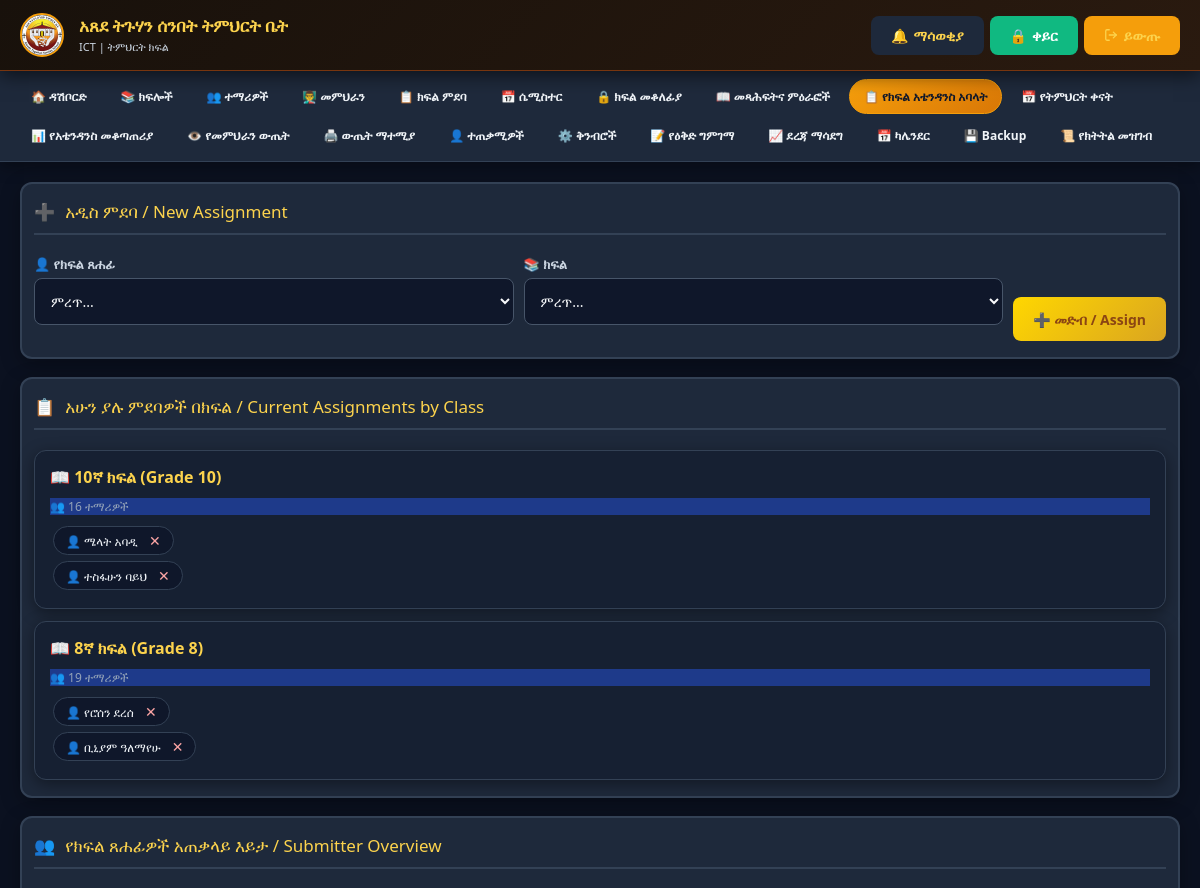
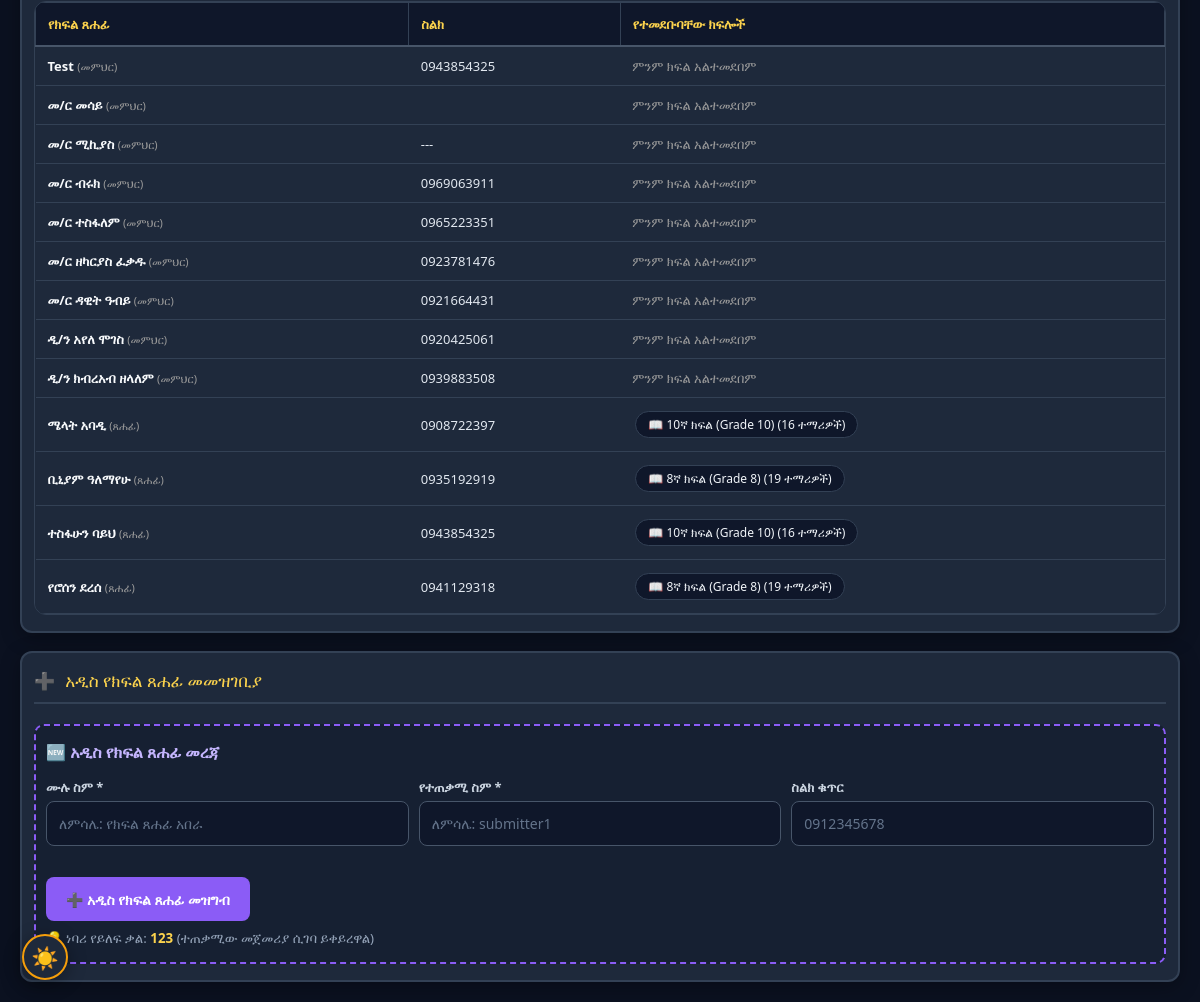
Page /attendance_submitter_assign.php (signed in) on the committed database (2 pictures, top to bottom).
### tables this page shows
CREATE TABLE `classes` (
  `id` int(11) NOT NULL,
  `grade_id` int(11) DEFAULT NULL,
  `name` varchar(50) NOT NULL,
  `description` text DEFAULT NULL,
  `created_at` timestamp NOT NULL DEFAULT current_timestamp()
);

CREATE TABLE `attendance_assignments` (
  `id` int(11) NOT NULL,
  `submitter_id` int(11) NOT NULL,
  `class_id` int(11) NOT NULL,
  `semester_id` int(11) NOT NULL,
  `assigned_at` timestamp NOT NULL DEFAULT current_timestamp()
);

CREATE TABLE `users` (
  `id` int(11) NOT NULL,
  `name` varchar(100) NOT NULL,
  `username` varchar(50) NOT NULL,
  `phone` varchar(20) DEFAULT NULL,
  `photo` varchar(255) DEFAULT NULL,
  `role` enum('admin','teacher','attendance_submitter') NOT NULL DEFAULT 'teacher',
  `status` enum('active','inactive') NOT NULL DEFAULT 'active',
  `password` varchar(255) NOT NULL,
  `first_login` tinyint(1) DEFAULT 1,
  `dark_mode` tinyint(1) DEFAULT 0,
  `created_at` timestamp NOT NULL DEFAULT current_timestamp(),
  `can_edit_marks` tinyint(1) DEFAULT 1,
  `can_edit_attendance` tinyint(1) DEFAULT 0
);

### db.php (called while the page is built, shortened)
<?php
function dbQuery($conn, $sql, $types = "", $params = []) {
    if (empty($params)) {
        return mysqli_query($conn, $sql);
    }
    $stmt = mysqli_prepare($conn, $sql);
    if (!empty($types) && !empty($params)) {
        mysqli_stmt_bind_param($stmt, $types, ...$params);
    }
    mysqli_stmt_execute($stmt);
    $result = mysqli_stmt_get_result($stmt);
    return $result;
}
function dbFetchOne($conn, $sql, $types = "", $params = []) {
    $result = dbQuery($conn, $sql, $types, $params);
    return mysqli_fetch_assoc($result);
}
function getCurrentSemester($conn) {
    return dbFetchOne($conn, "SELECT * FROM semesters WHERE status = 'active' LIMIT 1");
}
?>

### attendance_submitter_assign.php (the view, shortened to what this page needs)
<?php
require_once 'db.php';
$current_semester = getCurrentSemester($conn);
$semester_id = $current_semester ? intval($current_semester['id']) : 0;
$classes_query = "SELECT * FROM classes ORDER BY name";
$classes = mysqli_query($conn, $classes_query);
$assignments_query = "SELECT aa.*, u.name as submitter_name, u.phone as submitter_phone,
                      c.name as class_name, c.id as class_id,
                      (SELECT COUNT(*) FROM students s WHERE s.class_id = c.id) as student_count
                      FROM attendance_assignments aa
                      JOIN users u ON aa.submitter_id = u.id
                      JOIN classes c ON aa.class_id = c.id
                      WHERE aa.semester_id = $semester_id
                      ORDER BY c.name";
$assignments = mysqli_query($conn, $assignments_query);
$class_assignments = [];
if($assignments) {
    while($row = mysqli_fetch_assoc($assignments)) {
        $class_assignments[$row['class_id']][] = $row;
    }
}
mysqli_data_seek($classes, 0);
$submitter_assignments = [];
$submitter_detail_query = "SELECT u.id as submitter_id, u.name as submitter_name, u.phone, u.role,
                           c.id as class_id, c.name as class_name,
                           aa.id as assignment_id,
                           (SELECT COUNT(*) FROM students s WHERE s.class_id = c.id) as student_count
                           FROM users u
                           LEFT JOIN attendance_assignments aa ON u.id = aa.submitter_id AND aa.semester_id = $semester_id
                           LEFT JOIN classes c ON aa.class_id = c.id
                           WHERE u.role IN ('attendance_submitter', 'teacher')
                           ORDER BY u.role, u.name, c.name";
$submitter_detail = mysqli_query($conn, $submitter_detail_query);
if($submitter_detail) {
    while($row = mysqli_fetch_assoc($submitter_detail)) {
        $submitter_assignments[$row['submitter_id']]['name'] = $row['submitter_name'];
        $submitter_assignments[$row['submitter_id']]['phone'] = $row['phone'];
        $submitter_assignments[$row['submitter_id']]['role'] = $row['role'];
        if($row['class_id']) {
            $submitter_assignments[$row['submitter_id']]['classes'][] = [
                'assignment_id' => $row['assignment_id'],
                'class_id' => $row['class_id'],
                'class_name' => $row['class_name'],
                'student_count' => $row['student_count']
            ];
        } else {
            if(!isset($submitter_assignments[$row['submitter_id']]['classes'])) {
                $submitter_assignments[$row['submitter_id']]['classes'] = [];
            }
        }
    }
}
?>
<!DOCTYPE html>
<html lang="en">
<head>
    <?php include 'pwa_head.php'; ?>
</head>
<body>
    <?php include 'mobile_nav.php'; ?>
    <div class="main-container">
        <?php if(!$current_semester): ?>
        <div class="message error">
            <span>⚠️</span>
            ምንም ንቁ ሴሚስተር የለም። እባክዎ መጀመሪያ ሴሚስተር ይክፈቱ።
            <a href="semester.php" class="btn btn-primary" style="margin-left: auto;">📅 ሴሚስተር ክፈት</a>
        </div>
        <?php else: ?>
        <div class="card">
            <div class="card-title">
                <span>➕</span> አዲስ ምደባ / New Assignment
            </div>
            <form method="POST">
                <div class="form-row">
                    <div class="form-group">
                        <label>👤 የክፍል ጸሐፊ</label>
                        <select name="submitter_id" required>
                            <option value="">ምረጥ...</option>
                        </select>
                    </div>
                    <div class="form-group">
                        <label>📚 ክፍል</label>
                        <select name="class_id" required>
                            <option value="">ምረጥ...</option>
                            <?php
                            mysqli_data_seek($classes, 0);
                            ?>
                        </select>
                    </div>
                    <button type="submit" name="assign" class="btn btn-assign">
                        ➕ መድብ / Assign
                    </button>
                </div>
            </form>
        </div>
        <div class="card">
            <div class="card-title">
                <span>📋</span> አሁን ያሉ ምደባዎች በክፍል / Current Assignments by Class
            </div>
            <?php if(!empty($class_assignments)): ?>
            <div class="class-grid">
                <?php foreach($class_assignments as $c_id => $assignments_list):
                    $class_info = null;
                    mysqli_data_seek($classes, 0);
                    while($c = mysqli_fetch_assoc($classes)) {
                        if($c['id'] == $c_id) { $class_info = $c; break; }
                    }
                ?>
                <div class="class-card-item">
                    <h3>📖 <?php echo htmlspecialchars($class_info['name'] ?? 'ክፍል ' . $c_id); ?></h3>
                    <div class="info">
                        👥 <?php echo $assignments_list[0]['student_count'] ?? 0; ?> ተማሪዎች
                    </div>
                    <?php foreach($assignments_list as $assignment): ?>
                    <div>
                        <span class="submitter-tag">
                            👤 <?php echo htmlspecialchars($assignment['submitter_name']); ?>
                            <form method="POST" style="display: inline; margin-left: 8px;" onsubmit="return confirm('ምደባውን ማስወገድ እርግጠኛ ነዎት?')">
                                <button type="submit" name="remove" style="background:none; border:none; color:var(--error-red); cursor:pointer; font-size:14px;">✕</button>
                            </form>
                        </span>
                    </div>
                    <?php endforeach; ?>
                </div>
                <?php endforeach; ?>
            </div>
            <?php endif; ?>
        </div>
        <div class="card">
            <div class="card-title">
                <span>👥</span> የክፍል ጸሐፊዎች አጠቃላይ እይታ / Submitter Overview
            </div>
            <div class="table-responsive">
            <table>
                <thead>
                    <tr>
                        <th>የክፍል ጸሐፊ</th>
                        <th>ስልክ</th>
                        <th>የተመደቡባቸው ክፍሎች</th>
                    </tr>
                </thead>
                <tbody>
                    <?php if(!empty($submitter_assignments)): ?>
                        <?php foreach($submitter_assignments as $s_id => $s_data): ?>
                        <tr>
                            <td><strong><?php echo htmlspecialchars($s_data['name']); ?></strong>
                                <span style="font-size:11px;color:#999;">(<?php echo $s_data['role'] === 'teacher' ? 'መምህር' : 'ጸሐፊ'; ?>)</span>
                            </td>
                            <td><?php echo htmlspecialchars($s_data['phone'] ?? '---'); ?></td>
                            <td>
                                <?php if(!empty($s_data['classes'])): ?>
                                    <?php foreach($s_data['classes'] as $sc): ?>
                                    <span class="submitter-tag">
                                        📖 <?php echo htmlspecialchars($sc['class_name']); ?>
                                        (<?php echo $sc['student_count']; ?> ተማሪዎች)
                                    </span>
                                    <?php endforeach; ?>
                                <?php else: ?>
                                    <span style="color:#999;">ምንም ክፍል አልተመደበም</span>
                                <?php endif; ?>
                            </td>
                        </tr>
                        <?php endforeach; ?>
                    <?php else: ?>
                        <tr>
                            <td colspan="3" style="text-align:center; padding:30px;">ምንም የክፍል ጸሐፊዎች የሉም</td>
                        </tr>
                    <?php endif; ?>
                </tbody>
            </table>
            </div>
        </div>
        <div class="card">
            <div class="card-title">
                <span>➕</span> አዲስ የክፍል ጸሐፊ መመዝገቢያ
            </div>
            <div class="add-submitter-form">
                <h4>🆕 አዲስ የክፍል ጸሐፊ መረጃ</h4>
                <form method="POST">
                    <div class="form-row">
                        <div class="form-group">
                            <label>ሙሉ ስም *</label>
                            <input type="text" name="submitter_name" required placeholder="ለምሳሌ: የክፍል ጸሐፊ አበራ">
                        </div>
                        <div class="form-group">
                            <label>የተጠቃሚ ስም *</label>
                            <input type="text" name="submitter_username" required placeholder="ለምሳሌ: submitter1">
                        </div>
                        <div class="form-group">
                            <label>ስልክ ቁጥር</label>
                            <input type="text" name="submitter_phone" placeholder="0912345678">
                        </div>
                    </div>
                    <button type="submit" name="add_submitter" class="btn btn-add" style="margin-top:15px;">
                        ➕ አዲስ የክፍል ጸሐፊ መዝግብ
                    </button>
                    <small style="display:block; margin-top:8px; color:#666;">
                        💡 ነባሪ የይለፍ ቃል: <strong>123</strong> (ተጠቃሚው መጀመሪያ ሲገባ ይቀይረዋል)
                    </small>
                </form>
            </div>
        </div>
        <?php endif; ?>
    </div>
</body>
</html>

### rows in the picture
classes: name "10ኛ ክፍል (Grade 10)", student_count "16"
attendance_assignments: submitter.name "ሜላት አባዲ"
attendance_assignments: submitter.name "ተስፋሁን ባይህ"
classes: name "8ኛ ክፍል (Grade 8)", student_count "19"
attendance_assignments: submitter.name "የሮሰን ደረሰ"
attendance_assignments: submitter.name "ቢኒያም ዓለማየሁ"

### other values in the picture
$nav_name "ICT"
$item['icon'] "🏠"
$item['label'] "ዳሽቦርድ"
$item['icon'] "📚"
$item['label'] "ክፍሎች"
$item['icon'] "👥"
$item['label'] "ተማሪዎች"
$item['icon'] "👨‍🏫"
$item['label'] "መምህራን"
$item['icon'] "📋"
$item['label'] "ክፍል ምደባ"
$item['icon'] "📅"
$item['label'] "ሴሚስተር"
$item['icon'] "🔒"
$item['label'] "ክፍል መቆለፊያ"
